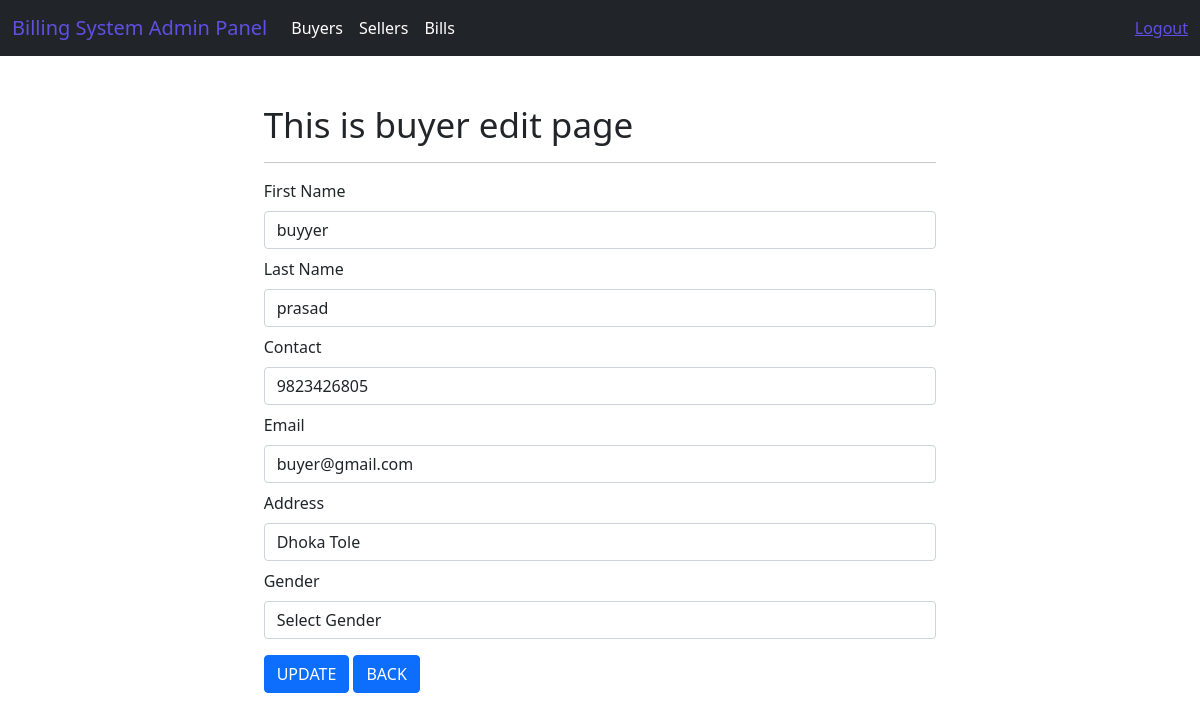
/system/buyer/edit/4 (signed in), run on the app's committed database.
### system/models.py (models this page shows)
class CustomUser(AbstractUser):
    MALE = 'Male'
    FEMALE = 'Female'
    OTHERS = 'Female'
    GENDER_CHOICES = [
            (MALE, 'Male'),
            (FEMALE, 'Female'),
            (OTHERS, 'Others'),
            ]
    BUYER_ROLE = 'Buyer'
    SELLER_ROLE = 'Seller'
    ROLE_CHOICES = [
            (BUYER_ROLE, 'Buyer'),
            (SELLER_ROLE, 'Seller'),
            ]
    username = models.CharField(max_length=50, unique=True)
    first_name = models.CharField(max_length=50)
    last_name = models.CharField(max_length=50)
    address = models.CharField(max_length=50)
    contact = models.CharField(max_length=50)
    email = models.EmailField(max_length=50)
    gender = models.CharField(max_length=10, choices=GENDER_CHOICES)
    role = models.CharField(max_length=20, choices=ROLE_CHOICES)
    objects = UserManager()
    REQUIRED_FIELDS = []

### system/views.py (the view)
# urls.py: path("buyer/edit/<int:id>",views.buyer_edit,name= 'edit-buyer'),
@login_required(login_url='login')
def buyer_edit(request, id):
    data = CustomUser.objects.get(id=id)
    context = {"data": data}
    return render(request, 'adminPanel/buyers/buyers_edit.html', context)

### templates/adminPanel/buyers/buyers_edit.html (shortened to what this page needs)
{% extends 'layouts/master.html' %}
{% block content %}
<div class="container mt-5 mb-5">
    <div class="row">
        <div class="col-md-2"></div>
        <div class="col-md-8">
            <h1>This is buyer edit page</h1>
            <hr>
            <form action="{% url 'update-buyer' %}" method="post" enctype="multipart/form-data">
                <div class="form-group mb-2">
                    <label class="mb-2">First Name</label>
                    <input
                        type="text"
                        class="form-control"
                        name="first_name"
                        value="{{ data.first_name }}"
                    >
                </div>
                <div class="form-group mb-2">
                    <label class="mb-2">Last Name</label>
                    <input
                        type="text"
                        class="form-control"
                        name="last_name"
                        value="{{ data.last_name }}"
                    >
                </div>
                <div class="form-group mb-2">
                    <label class="mb-2">Contact</label>
                    <input
                        type="number"
                        class="form-control"
                        name="contact"
                        value="{{ data.contact }}"
                    >
                </div>
                <div class="form-group mb-2">
                    <label class="mb-2">Email</label>
                    <input
                        type="email"
                        class="form-control"
                        name="email"
                        value="{{ data.email }}"
                    >
                </div>
                <div class="form-group mb-2">
                    <label class="mb-2">Address</label>
                    <input
                        type="text"
                        class="form-control"
                        name="address"
                        value="{{ data.address }}"
                    >
                </div>
                <div class="form-group mb-2">
                    <label class="mb-2"> Gender</label>
                    <select class="form-control" name="gender">
                        <option value="">Select Gender</option>
                      </select>
                </div>
                <input type="submit" class="btn btn-primary mt-2" value="UPDATE">
                <a href="{% url 'index-buyer' %}" class="btn btn-primary mt-2">BACK</a>
            </form>
        </div>
        <div class="col-md-2"></div>
    </div>
</div>
{% endblock %}

### static/css/style.css (style rules this page uses)
h1 { font-size: 35px; }

### data on the page
CustomUser: first_name "buyyer", last_name "prasad", contact "9823426805", email "buyer@gmail.com", address "Dhoka Tole"
